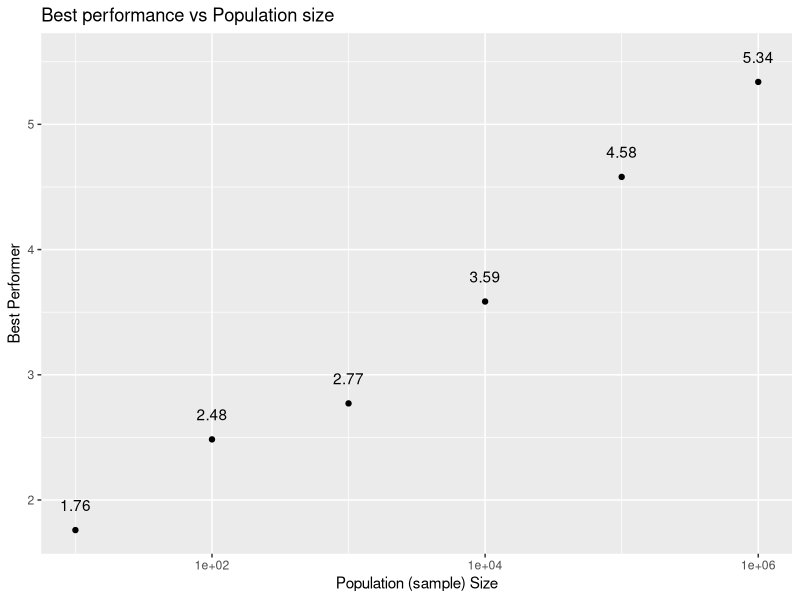
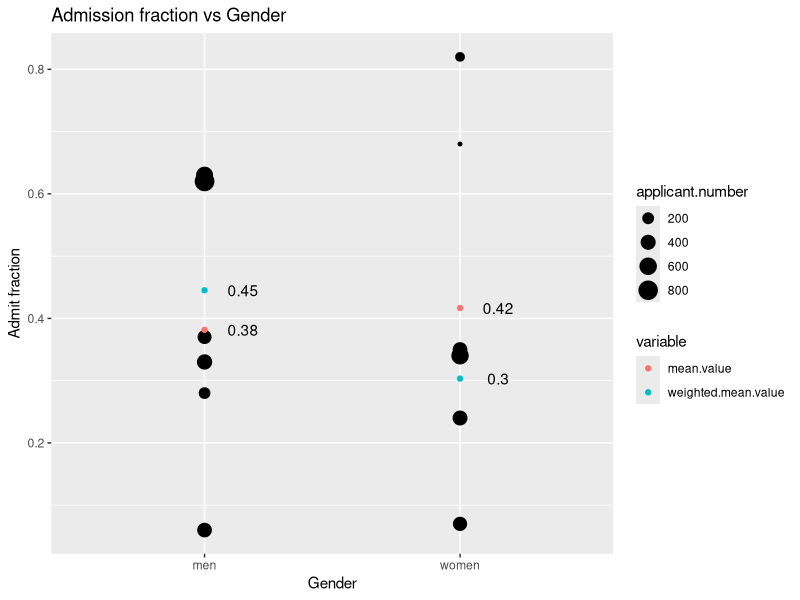

Recreate these plots in R, in order.
# Demonstrating potentially misleading data science case studies
#
# Date: March 3, 2017
#
# Author: Naumaan Nayyar

#### ENVIRONMENT ####
# clear workspace
rm(list = ls())
cat("\014")
graphics.off()

# load required libraries
library(ggplot2)
library(bit64)
library(data.table)

#### Population size and its effect of best performance ####
# How different population sizes in different groups can mislead to the true
# nature of the underlyinng distribution
# WHY?
# Because greater the sample size, more the probability of picking a larger
# number when the distribution is long-tailed.
x <- sapply(1:6, function(x) 10^x)  # different population sizes
y <- lapply(x, function(x) max(rnorm(x)))  # finding best performer under the same distribution
pop.plot <- qplot(x = x, y = unlist(y), geom = "point") +
  scale_x_log10() +
  labs(title = "Best performance vs Population size",
       x = "Population (sample) Size",
       y = "Best Performer") +
  geom_text(aes(label = round(unlist(y), 2)), nudge_y = 0.2)
print(pop.plot)  # best performer gets better as population size increases

#### Simpson's Paradox ####
# How pooling cases from different groups can lead to incorrect conclusions
# source: UC Berkely gender bias
# WHY?
# Beacuse weighted-averages depend on the size of the group weights.
graduate.admits <- data.table(department = c("a","b","c","d","e","f"),
                             men.applicants = c(825, 560, 325, 417, 191, 373),
                             men.admit = c(0.62, 0.63, 0.37, 0.33, 0.28, 0.06),
                             women.applicants = c(108, 25, 593, 375, 393, 341),
                             women.admit = c(0.82, 0.68, 0.34, 0.35, 0.24, 0.07))
melt.admit <- melt(graduate.admits, id = 1,
                    measure = patterns("admit"), variable.name = "type",
                    value.name = "admit.fraction", variable.factor = TRUE)
setattr(melt.admit$type, "levels", c("men", "women"))
melt.applicant <- melt(graduate.admits, id = 1,
                       measure = patterns("applicants"), variable.name = "type",
                       value.name = "applicant.number", variable.factor = TRUE)
setattr(melt.applicant$type, "levels", c("men", "women"))
graduate.admits.melt <- merge(melt.applicant, melt.admit)
graduate.admits.summary <- melt(graduate.admits.melt[,
                        .(mean.value = mean(admit.fraction),
                          weighted.mean.value = weighted.mean(admit.fraction, applicant.number)),
                        by=type], id = 1)
simpson.plot <- ggplot(data = graduate.admits.melt,
                       aes(x = type, y = admit.fraction)) +
                labs(title = "Admission fraction vs Gender",
                     x = "Gender", y = "Admit fraction") +
                geom_point(aes(size = applicant.number)) +
                geom_point(data = graduate.admits.summary,
                           aes(x = type, y = value, color = variable)) +
                geom_text(data = graduate.admits.summary,
                          aes(x = type, y = value, label = round(value, 2)),
                          nudge_x = 0.15, check_overlap = TRUE)
print(simpson.plot)  # weighted admit mean for men is greater than for women,
                     # unweighted admit mean for women is greater than for men 
